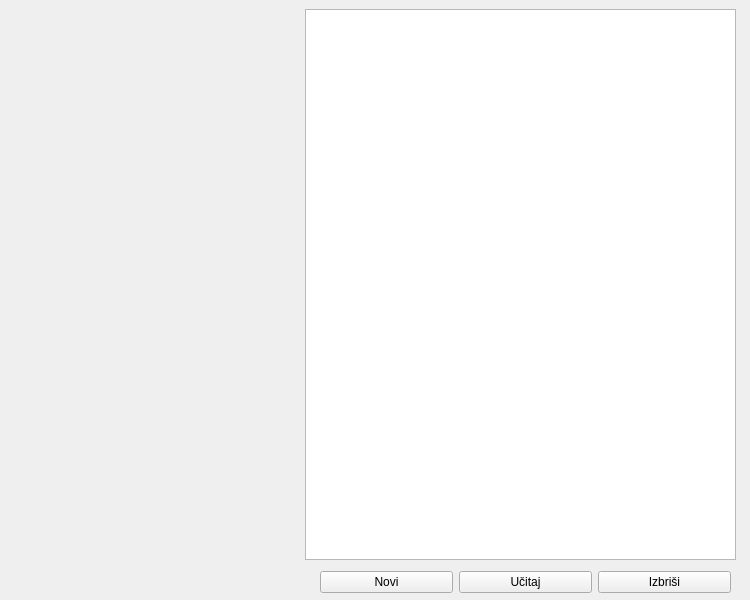
<?xml version="1.0" encoding="UTF-8"?>
<ui version="4.0">
 <class>Main</class>
 <widget class="QWidget" name="Main">
  <property name="geometry">
   <rect>
    <x>0</x>
    <y>0</y>
    <width>750</width>
    <height>600</height>
   </rect>
  </property>
  <property name="windowTitle">
   <string>Moji radnici</string>
  </property>
  <widget class="QListWidget" name="listRadnika">
   <property name="geometry">
    <rect>
     <x>305</x>
     <y>9</y>
     <width>431</width>
     <height>551</height>
    </rect>
   </property>
  </widget>
  <widget class="QWidget" name="">
   <property name="geometry">
    <rect>
     <x>320</x>
     <y>570</y>
     <width>411</width>
     <height>25</height>
    </rect>
   </property>
   <layout class="QHBoxLayout" name="horizontalLayout">
    <item>
     <widget class="QPushButton" name="btnNovi">
      <property name="text">
       <string>Novi</string>
      </property>
     </widget>
    </item>
    <item>
     <widget class="QPushButton" name="btnUcitaj">
      <property name="text">
       <string>Učitaj</string>
      </property>
     </widget>
    </item>
    <item>
     <widget class="QPushButton" name="btnIzbrisi">
      <property name="text">
       <string>Izbriši</string>
      </property>
     </widget>
    </item>
   </layout>
  </widget>
 </widget>
 <resources/>
 <connections/>
</ui>
